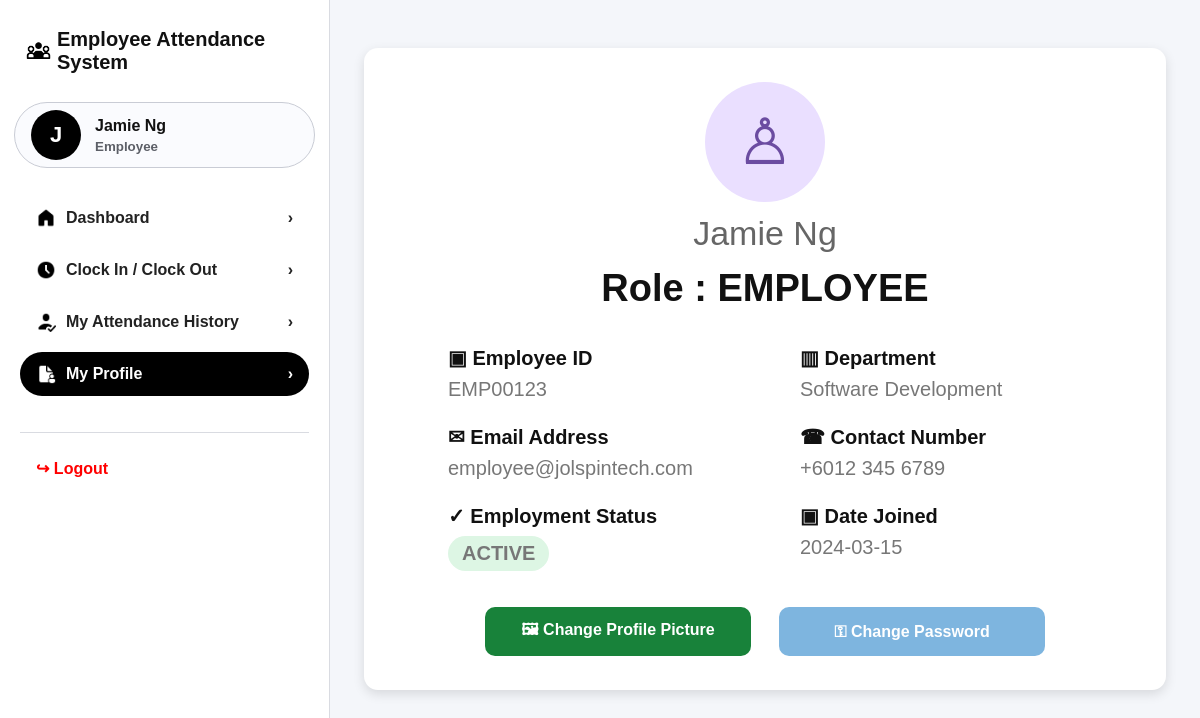
Page /profile.php (signed in) on the committed database.
### tables this page shows
CREATE TABLE employee_profile (
    empID VARCHAR(10) PRIMARY KEY,
    firstName VARCHAR(50) NOT NULL,
    lastName VARCHAR(50) NOT NULL,
    department VARCHAR(50) NOT NULL,
    jobPosition VARCHAR(30) NOT NULL,
    contactNum VARCHAR(20) NOT NULL,
    email VARCHAR(100) NOT NULL UNIQUE,
    profileImage VARCHAR(255) NULL,
    employmentStatus ENUM('ACTIVE','INACTIVE') NOT NULL DEFAULT 'ACTIVE',
    dateJoined DATE NOT NULL
);

### includes/auth.php (called while the page is built, shortened)
<?php
function e($value) {
    return htmlspecialchars((string)$value, ENT_QUOTES, 'UTF-8');
}
function is_logged_in() {
    return isset($_SESSION['user']);
}
function current_user() {
    return $_SESSION['user'] ?? null;
}
function is_admin() {
    return is_logged_in() && $_SESSION['user']['role'] === 'Admin';
}
function get_user_profile($conn, $empID) {
    $stmt = $conn->prepare('SELECT * FROM employee_profile WHERE empID = ?');
    $stmt->bind_param('s', $empID);
    $stmt->execute();
    return $stmt->get_result()->fetch_assoc();
}
function get_full_name($profile) {
    return trim(($profile['firstName'] ?? '') . ' ' . ($profile['lastName'] ?? ''));
}
function profile_photo_url($profile, $base = '') {
    $photo = trim($profile['profileImage'] ?? '');
    if ($photo === '') return '';
    return $base . $photo;
}
function user_photo_initial($name) {
    $name = trim($name);
    return $name !== '' ? strtoupper(substr($name, 0, 1)) : 'U';
}
?>

### profile.php (the view, shortened to what this page needs)
<?php
require_once __DIR__ . '/includes/auth.php';
$user = current_user();
$profile = get_user_profile($conn, $user['empID']);
include __DIR__ . '/includes/header.php';
?>
<div class="profile-card">
    <div class="profile-top">
        <div class="profile-big-avatar">
            <?php if ($photoUrl): ?>
                <img src="<?= e($photoUrl) ?>" alt="Profile picture">
            <?php else: ?>
                ♙
            <?php endif; ?>
        </div>
        <div class="profile-name"><?= e($name ?: 'Name') ?></div>
        <div class="profile-role">Role : <?= e(strtoupper($user['role'])) ?></div>
    </div>
    <div class="profile-grid">
        <div class="profile-field"><strong>▣ Employee ID</strong><span><?= e(is_admin() ? $user['adminID'] : $profile['empID']) ?></span></div>
        <div class="profile-field"><strong>▥ Department</strong><span><?= e($profile['department']) ?></span></div>
        <div class="profile-field"><strong>✉ Email Address</strong><span><?= e($profile['email']) ?></span></div>
        <div class="profile-field"><strong>☎ Contact Number</strong><span><?= e($profile['contactNum']) ?></span></div>
        <div class="profile-field"><strong>✓ Employment Status</strong><span class="badge green"><?= e($profile['employmentStatus']) ?></span></div>
        <div class="profile-field"><strong>▣ Date Joined</strong><span><?= e($profile['dateJoined']) ?></span></div>
    </div>
    <div class="profile-buttons two-buttons">
        <button type="button" class="btn btn-green" data-toggle-target="changePhoto">🖼 Change Profile Picture</button>
        <button type="button" class="btn btn-blue" data-toggle-target="changePassword">⚿ Change Password</button>
    </div>
</div>
<?php include __DIR__ . '/includes/footer.php'; ?>

### includes/sidebar.php (shortened to what this page needs)
<?php
$user = current_user();
$profile = get_user_profile($conn, $user['empID']);
$name = get_full_name($profile);
$isAdminPage = strpos($_SERVER['SCRIPT_NAME'], '/admin/') !== false;
$base = $isAdminPage ? '../' : '';
$photoUrl = profile_photo_url($profile, $base);
function active_link($file) {
    return basename($_SERVER['SCRIPT_NAME']) === $file ? 'active' : '';
}
?>
<aside class="sidebar">
    <div class="brand">
        <span class="brand-icon"><img src="<?= $base ?>icon/icon_Employee_Attendance_System.png" class="brand-img black-filter" width="25" height="25" alt="Employee Attendance System Icon"></span>
        Employee Attendance System
    </div>
    <div class="user-pill">
        <div class="avatar">
            <?php if ($photoUrl): ?>
                <img src="<?= e($photoUrl) ?>" alt="Profile picture">
            <?php else: ?>
                <?= e(user_photo_initial($name)) ?>
            <?php endif; ?>
        </div>
        <div>
            <strong><?= e($name ?: 'Name') ?></strong>
            <small><?= e($user['role']) ?></small>
        </div>
    </div>
    <nav class="nav-menu">
        <a class="<?= active_link('dashboard.php') ?>" href="<?= $base ?>dashboard.php"><span><img src="<?= $base ?>icon/icon_Dashboard.png" class="nav-icon" width="20" height="20" alt="Dashboard Icon"></span> Dashboard <b>›</b></a>
        <a class="<?= active_link('clock.php') ?>" href="<?= $base ?>clock.php"><span><img src="<?= $base ?>icon/icon_Clock.png" class="nav-icon" width="20" height="20" alt="Clock Icon"></span> Clock In / Clock Out <b>›</b></a>
        <?php if (is_admin()): ?>
            <a class="<?= active_link('records.php') ?>" href="<?= $base ?>admin/records.php"><span><img src="<?= $base ?>icon/icon_Attendance.png" class="nav-icon" width="20" height="20" alt="Attendance Records Icon"></span> Attendance Records <b>›</b></a>
            <a class="<?= active_link('late.php') ?>" href="<?= $base ?>admin/late.php"><span><img src="<?= $base ?>icon/icon_Late.png" class="nav-icon" width="20" height="20" alt="Late Employees Icon"></span> Late Employees <b>›</b></a>
            <a class="<?= active_link('employees.php') ?>" href="<?= $base ?>admin/employees.php"><span><img src="<?= $base ?>icon/icon_Employee.png" class="nav-icon" width="20" height="20" alt="Employee Management Icon"></span> Employee Management <b>›</b></a>
        <?php else: ?>
            <a class="<?= active_link('history.php') ?>" href="<?= $base ?>history.php"><span><img src="<?= $base ?>icon/icon_Attendance.png" class="nav-icon" width="20" height="20" alt="Attendance History Icon"></span> My Attendance History <b>›</b></a>
        <?php endif; ?>
        <a class="<?= active_link('profile.php') ?>" href="<?= $base ?>profile.php"><span><img src="<?= $base ?>icon/icon_Profile.png" class="nav-icon" width="20" height="20" alt="Profile Icon"></span> My Profile <b>›</b></a>
    </nav>
    <div class="logout-wrap">
        <a class="logout" href="<?= $base ?>logout.php">↪ Logout</a>
    </div>
</aside>

### assets/css/style.css (style rules this page uses)
:root { --bg:#f4f6fa; --card:#ffffff; --text:#111111; --muted:#777b84; --line:#d8d9df; --black:#000; --green:#11c63b; --blue:#2577d4; --purple:#6b4ca1; --orange:#c86b43; --red:#d23030; --soft-blue:#e8f2ff; --soft-green:#eaf8ee; --soft-orange:#fff2e8; --shadow:0 10px 28px rgba(0,0,0,.12); }
* { box-sizing:border-box }
body { margin:0; font-family: Arial, Helvetica, sans-serif; background:var(--bg); color:var(--text); }
a { text-decoration:none;color:inherit }
button,input,select { font:inherit }
.btn { border:0;border-radius:10px;padding:11px 16px;cursor:pointer;font-weight:700;display:inline-flex;align-items:center;justify-content:center;gap:8px }
.btn-green { background:#18823a;color:#fff }
.btn-blue { background:#7eb5df;color:#fff }
.sidebar { width:330px;min-height:100vh;background:#fff;border-right:1px solid #d9dbe1;padding:28px 14px;position:sticky;top:0; }
.brand { font-size:20px;font-weight:800;margin:0 12px 28px;display:flex;align-items:center;gap:6px }
.brand-icon { font-size:26px }
.user-pill { height:66px;border:1px solid #c9ccd5;border-radius:34px;display:flex;align-items:center;gap:14px;padding:8px 16px;margin-bottom:28px;background:#fafbfe }
.avatar { width:50px;height:50px;border-radius:50%;background:#000;color:#fff;display:flex;align-items:center;justify-content:center;font-weight:800;font-size:22px;flex:0 0 50px }
.user-pill small { display:block;color:#5c5f67;margin-top:4px;font-weight:600 }
.nav-menu { display:flex;flex-direction:column;gap:8px;padding:0 6px }
.nav-menu a { display:flex;align-items:center;gap:10px;border-radius:24px;padding:12px 16px;font-weight:700;color:#222 }
.nav-menu a span { width:20px;text-align:center }
.nav-menu a b { margin-left:auto }
.nav-menu a.active { background:#000;color:#fff }
.logout-wrap { border-top:1px solid #d9dbe1;margin:36px 6px 0;padding:26px 16px }
.logout { color:red;font-weight:800 }
.green { color:var(--green) }
.badge { display:inline-flex;padding:6px 14px;border-radius:20px;font-weight:800 }
.badge.green { background:#ddf6e4 }
.profile-card { max-width:930px;margin:20px auto;background:#fff;border-radius:14px;box-shadow:0 4px 12px rgba(0,0,0,.12);padding:34px }
.profile-top { text-align:center }
.profile-big-avatar { width:120px;height:120px;border-radius:50%;background:#eadfff;color:#6b4ca1;margin:auto;display:flex;align-items:center;justify-content:center;font-size:64px }
.profile-name { font-size:34px;color:#666;margin-top:12px }
.profile-role { font-size:38px;font-weight:900;margin:14px 0 }
.profile-grid { display:grid;grid-template-columns:1fr 1fr;gap:24px 70px;margin:36px 50px }
.profile-field strong { display:block;font-size:20px;margin-bottom:8px }
.profile-field span { font-size:20px;color:#777 }
.profile-buttons { display:grid;grid-template-columns:1fr 1fr 1fr;gap:28px;margin-top:26px }
.profile-buttons.two-buttons { grid-template-columns:1fr 1fr;max-width:560px;margin-left:auto;margin-right:auto }
.brand-icon, .nav-menu a span { display:flex; align-items:center; justify-content:center; }
.brand-img, .nav-icon, .login-system-icon { object-fit:contain; display:block; }
.brand-img, .nav-menu a .nav-icon { filter:brightness(0); }
.nav-menu a.active .nav-icon { filter:brightness(0) invert(1); }
.black-filter { filter: brightness(0); }

### rows in the picture
employee_profile: user_photo_initial($name) "J", empID "EMP00123", department "Software Development", email "employee@jolspintech.com", contactNum "+6012 345 6789", employmentStatus "ACTIVE", dateJoined "2024-03-15"

### other values in the picture
$name ?: 'Name' "Jamie Ng"
$user['role'] "Employee"
$user['role'] "EMPLOYEE"
